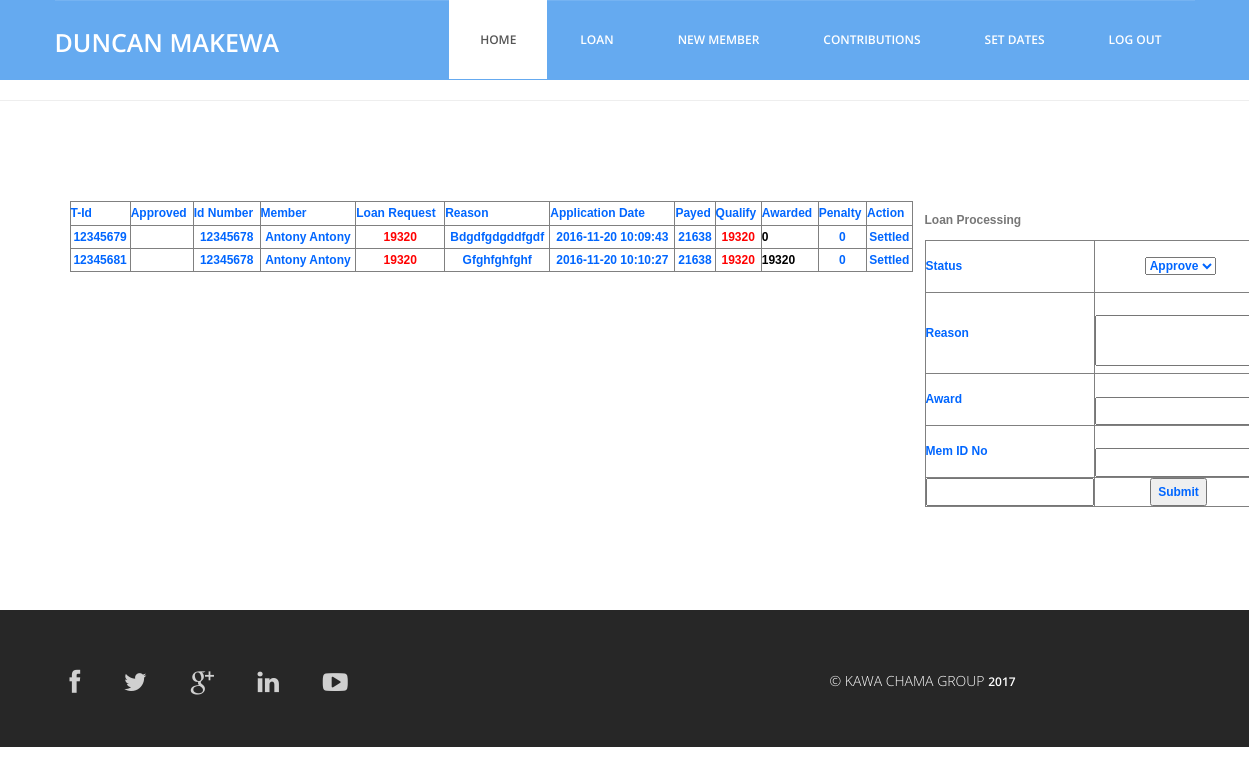
The app's page /clerk/loan.php (signed in) with its own data.
### tables this page shows
CREATE TABLE IF NOT EXISTS `users` (
`id` int(11) NOT NULL,
  `f_name` varchar(60) NOT NULL,
  `l_name` varchar(60) NOT NULL,
  `id_no` int(11) NOT NULL,
  `username` varchar(60) NOT NULL,
  `password` varchar(60) NOT NULL,
  `reg_date` timestamp NOT NULL DEFAULT CURRENT_TIMESTAMP,
  `access` int(11) NOT NULL DEFAULT '0',
  `all` int(11) NOT NULL
);

CREATE TABLE IF NOT EXISTS `loan_request` (
`id` int(11) NOT NULL,
  `names` varchar(60) NOT NULL,
  `id_no` int(11) NOT NULL,
  `borrow_date` date DEFAULT NULL,
  `request_date` timestamp NOT NULL DEFAULT CURRENT_TIMESTAMP,
  `due_date` date DEFAULT NULL,
  `request_amound` int(11) NOT NULL,
  `add_more` int(11) DEFAULT NULL,
  `approved` int(11) NOT NULL DEFAULT '0',
  `to_pay` int(11) NOT NULL,
  `payed` int(11) NOT NULL DEFAULT '0',
  `req_reason` varchar(60) NOT NULL,
  `decline_reason` varchar(60) DEFAULT NULL,
  `me` int(11) NOT NULL,
  `penalty` int(11) NOT NULL,
  `setted` int(11) NOT NULL DEFAULT '0',
  `award` int(11) NOT NULL,
  `t_id` int(11) NOT NULL
);

### clerk/loan.php (the view, shortened to what this page needs)
<?php require_once('../Connections/conn.php'); ?>
<?php
if (!function_exists("GetSQLValueString")) {
function GetSQLValueString($theValue, $theType, $theDefinedValue = "", $theNotDefinedValue = "")
{
  $theValue = function_exists("mysql_real_escape_string") ? mysql_real_escape_string($theValue) : mysql_escape_string($theValue);
  switch ($theType) {
    case "text":
      $theValue = ($theValue != "") ? "'" . $theValue . "'" : "NULL";
      break;
    case "long":
    case "int":
      $theValue = ($theValue != "") ? intval($theValue) : "NULL";
      break;
  }
  return $theValue;
}
}
$colname_getLoan = $colname_gettid=" ";
$query_getLoan = sprintf("SELECT * FROM loan_request WHERE id_no = %s AND t_id=%s", GetSQLValueString($colname_getLoan, "int"),GetSQLValueString($colname_gettid, "int"));
$getLoan = mysql_query($query_getLoan, $conn) or die(mysql_error());
$row_getLoan = mysql_fetch_assoc($getLoan);
$query_loans = "SELECT * FROM loan_request ORDER BY id ASC";
$loans = mysql_query($query_loans, $conn) or die(mysql_error());
$row_loans = mysql_fetch_assoc($loans);
$totalRows_loans = mysql_num_rows($loans);
?>
<?php
$editFormAction = $_SERVER['PHP_SELF'];
if (isset($_SERVER['QUERY_STRING'])) {
  $editFormAction .= "?" . htmlentities($_SERVER['QUERY_STRING']);
}
?>
<!DOCTYPE html>
<html lang="en">
  <head>
    <link href="../css/bootstrap.min.css" rel="stylesheet">
	<link rel="stylesheet" href="../css/font-awesome.min.css">
	<link rel="stylesheet" href="../css/animate.css">
	<link href="../css/animate.min.css" rel="stylesheet">
	<link href="../css/style.css" rel="stylesheet" />
	<link href="../SpryAssets/SpryValidationTextField.css" rel="stylesheet" type="text/css">
	<link href="../SpryAssets/SpryValidationSelect.css" rel="stylesheet" type="text/css">
  </head>
  <body>
	<header id="header">
        <?php include('../header/clerk_head.php');?>
    </header>
	<hr>
	<div class="services">
		<div class="container">
			<div class="col-md-9">
		<form action="" method="post" name="loan" id="loan">
				<table width="843" border="1" id="newMember">
						<tr>
								<th scope="col">t-id</th>
								<th scope="col">Approved</th>
								<th scope="col">id number</th>
								<th scope="col">Member</th>
								<th scope="col">loan Request</th>
								<th scope="col">Reason</th>
								<th scope="col">Application Date</th>
								<th scope="col">Payed</th>
								<th scope="col">Qualify</th>
								<th scope="col">Awarded</th>
								<th scope="col">Penalty</th>
								<th scope="col">Action</th>
						</tr>
								<?php if ($totalRows_loans > 0) {  ?>
										<?php do { ?>
											<tr>
												<td><?php echo $row_loans['t_id']; ?></td>
												<td scope="col">
												</td>
												<td><?php echo $row_loans['id_no']; ?></td>
												<td><?php echo $row_loans['names']; ?></td>
												<td style="color:#F00"><?php
												$request=($row_loans['request_amound']+$row_loans['add_more']);
												echo $request;
												?></td>
												<td><?php echo $row_loans['req_reason']; ?></td>
												<td><?php echo $row_loans['request_date']; ?></td>
												<td><?php echo $row_loans['payed']; ?></td>
												<td style="color:#F00"><?php echo $row_loans['request_amound'];?></td>
												<th scope="col" style="color:black"><?php echo $row_loans['award']; ?></th>
												<td scope="col"><?php echo $row_loans['penalty']; ?></td>
												<td>
												<?php if($row_loans['approved']==0){?>
													<a href="loan.php?id_no=<?php echo $row_loans['id_no']; ?>&&t_id=<?php echo $row_loans['t_id']; ?>">ISSUE</a>
													<?php }elseif($row_loans['setted']==1){echo "Settled";}elseif($row_loans['approved']==2){echo "Loan Not Isuued";}else{?>
														<a href="pay.php?id_no=<?php echo $row_loans['id_no']; ?>&&t_id=<?php echo $row_loans['t_id']; ?>">Pay</a>
													<?php }?>
												</td>
												</tr>
												<?php } while ($row_loans = mysql_fetch_assoc($loans)); ?>
										<?php }  ?>
				</table>
		</form>
			</div>
			<div class="col-md-3">
			<form action="<?php echo $editFormAction; ?>" method="POST" name="issue_loan" id="issue_loan">
					<table width="292" border="1" id="newMember">
							<caption>
									Loan Processing
									</caption>
							<tr>
									<th height="52" scope="row">status</th>
									<td><span id="spryselect1">
											<select name="status" id="status" required>
													<option value="1">Approve</option>
											</select>
									<span class="selectRequiredMsg">Please select an item.</span></span></td>
							</tr>
							<tr>
									<th scope="row">Reason</th>
									<td><label for="reason"></label>
											<textarea name="reason" id="reason" required></textarea></td>
							</tr>
							<tr>
									<th scope="row">Award</th>
									<td><span id="sprytextfield1">
											<input type="text" name="qualify" id="qualify">
											<span class="textfieldRequiredMsg">A value is required.</span></span></td>
							</tr>
							<tr>
									<th scope="row">Mem ID no</th>
									<td><label for="id_no"></label>
											<input name="id_no" type="text" id="id_no" value="<?php echo $row_getLoan['id_no']; ?>" readonly></td>
							</tr>
							<tr>
									<th scope="row"><input name="t_id" type="text" value="<?php echo $row_getLoan['t_id']; ?>"></th>
									<td><input type="submit" name="submit" id="submit" value="Submit"></td>
							</tr>
					</table>
			</form>
			</div>
		</div>
	</div>
	<div class="sub-footer">
		<?php include('../footer/sub_footer.php');?>
	</div>
  </body>
</html>

### header/clerk_head.php (shortened to what this page needs)
<?php require_once('../Connections/conn.php'); ?>
<?php
$logoutAction = $_SERVER['PHP_SELF']."?doLogout=true";
?>
<?php
$colname_user = "-1";
if (isset($_SESSION['clerk'])) {
  $colname_user = $_SESSION['clerk'];
}
$query_user = sprintf("SELECT * FROM users WHERE username = %s", GetSQLValueString($colname_user, "text"));
$user = mysql_query($query_user, $conn) or die(mysql_error());
$row_user = mysql_fetch_assoc($user);
?>
<nav class="navbar navbar-default navbar-static-top" role="banner">
            <div class="container">
                <div class="navbar-header">
                   <div class="navbar-brand">
						<a href="#"><h1><?php echo $row_user['f_name']."  ".$row_user['l_name']; ?></h1></a>
					</div>
                </div>
                <div class="navbar-collapse collapse">
					<div class="menu">
						<ul class="nav nav-tabs" role="tablist">
							<li role="presentation"><a href="../clerk/clerk_prof.php" class="active">Home</a></li>
							<li role="presentation"><a href="../clerk/loan.php">loan</a></li>
							<li role="presentation"><a href="../clerk/clerk.php">New Member</a></li>
							<li role="presentation"><a href="../clerk/contributions.php">Contributions</a></li>
							<li role="presentation"><a href="../clerk/set_next_date.php">Set Dates</a></li>
							<li role="presentation"><a href="<?php echo $logoutAction ?>">Log Out</a></li>
						</ul>
					</div>
				</div>
            </div>
        </nav>

### css/style.css (style rules this page uses)
body { font-family:'Open Sans', Arial, sans-serif; font-size:14px; font-weight:300; line-height:1.6em; color:#fff; background-color:#fff; overflow-x:hidden; }
a { text-decoration:none; transition: all 0.1s ease-in-out; -moz-transition: all 0.1s ease-in-out; -webkit-transition: all 0.1s ease-in-out; -o-transition: all 0.1s ease-in-out; outline: none; color:#272727; }
.navbar-brand { float: left; height: 50px; padding: 15px 15px; font-size: 18px; line-height: 20px; }
.navbar-brand h1 { margin-top:9px; padding-top:5px; float: left; font-size: 25px; color:#fff; text-transform:uppercase; font-weight:600; }
.menu { font-size:12px; float:right; text-transform:uppercase; font-weight:600; }
.navbar-collapse { padding-right: 15px; padding-left: 15px; overflow-x: visible; -webkit-overflow-scrolling: touch; border-top: 0px solid transparent; -webkit-box-shadow: inset 0 1px 0 rgba(255, 255, 255, .1); box-shadow: inset 0 1px 0 rgba(255, 255, 255, .1); }
.menu ul.nav-tabs li { color:#fff; }
.nav-tabs { border-bottom: 0; }
.nav-tabs > li { float: left; margin-bottom: 0; }
.nav-tabs > li > a { border-radius:0; color:#fff; padding:30px; }
.nav-tabs > li a.active { color: #555; cursor: default; background-color: #fff; border: 1px solid #fff; border-bottom-color:#fff; }
.navbar-default { background-color: #65AAF0; border-color:#65AAF0; }
.services { padding:80px 0 80px 0; }
.sub-footer { background:#272727; padding:30px; }
#newMember { color: #06F; text-align:center; font-family:Tahoma, Geneva, sans-serif; font-size:12px; text-transform:capitalize; }

### records on screen
users: f_name "DUNCAN", l_name "MAKEWA"
loan_request: t "12345679", id_no "12345678", names "Antony Antony", request_amound "19320", req_reason "Bdgdfgdgddfgdf", request_date "2016-11-20 10:09:43", payed "21638", award "0", penalty "0", approved "Settled"
loan_request: t "12345681", id_no "12345678", names "Antony Antony", request_amound "19320", req_reason "Gfghfghfghf", request_date "2016-11-20 10:10:27", payed "21638", award "19320", penalty "0", approved "Settled"
